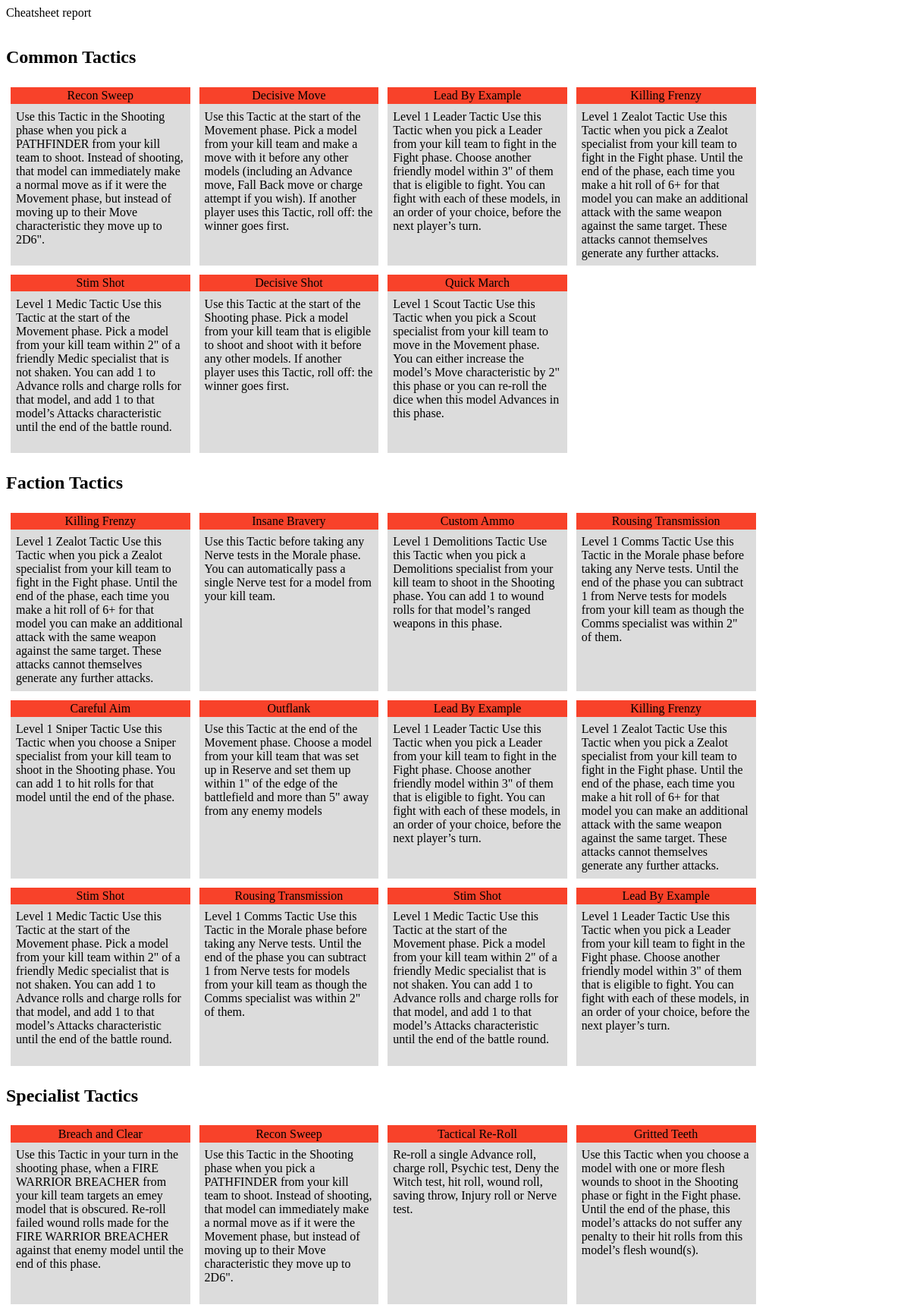
Screenshot of /report/2/cheatsheet with the database file from the repository.
### armybuilder/models.py (models this page shows, shortened)
class Tactic(Base):
    __tablename__ = 'tactic'
    id = Column(Integer, primary_key=True)
    name = Column(Text)
    cost = Column(Integer)
    text = Column(Text)
    keyword_id = Column(Integer, ForeignKey('keyword.id'))
    keyword = relationship('Keyword')
    factions = relationship('Faction',
        secondary=tactic_faction_table,
        back_populates='tactics')

### armybuilder/views.py (the view)
@app.route('/report/<int:roster_id>/<string:report_name>')
def report_view(roster_id, report_name):
    if 'report_view_memo' not in g:
        g.report_view_memo = {}
    if roster_id not in g.report_view_memo or report_name not in g.report_view_memo[roster_id]:
        with tempfile.TemporaryDirectory() as tmpdir:
            g.report_view_memo[roster_id] = generate_report(tmpdir, roster_id)
    return g.report_view_memo[roster_id][report_name]

### armybuilder/models.py (called while the page is built)
    def __str__(self):
        return self.name

    @property
    def points(self):
        return sum(e.points for e in self.entries)

    @property
    def points(self):
        wargear_points = sum([ w.points if w.points else 0 for w in self.wargear ]) if self.wargear else 0
        figure_points = self.figure.points if self.figure.points else 0
        return wargear_points + figure_points

### armybuilder/report.py (called while the page is built)
def render_report_template(template_name: str, context: Dict[str, Any]) -> str:
    with app.app_context():
        return render_template(
            template_name, **context
        )

### armybuilder/templates/report/cheatsheet.html.jinja
{% extends "report/base.html.jinja" %}
{% block content %}
<p>Cheatsheet report</p>
<div class="common-tactics-container">
    <h2 class="tactic_label"> {{ "Common Tactics" }}</h2>
    {% for c_tac in common_tactics %}
        {{ macros.render_tactic(c_tac) }}
    {% endfor %}
     <h2 class="tactic_label"> {{ "Faction Tactics" }}</h2>
    {% for f_tac in faction_tactics %}
        {{ macros.render_tactic(f_tac) }}
    {% endfor %}
     <h2 class="tactic_label"> {{ "Specialist Tactics" }}</h2>
    {% for s_tac in specialist_tactics %}
        {{ macros.render_tactic(s_tac) }}
    {% endfor %}
</div>
{% endblock %}

### armybuilder/templates/report/base.html.jinja (shortened to what this page needs)
{% import "report/macros.html.jinja" as macros %}
<!DOCTYPE html>
<html xmlns="http://www.w3.org/1999/xhtml"
      xmlns:svg="http://www.w3.org/2000/svg"
      xmlns:vml="urn:schemas-microsoft-com:vml">
    <head>
    </head>
    <body>
    {% block content %}
    {% endblock %}
    </body>
</html>

### armybuilder/templates/report/macros.html.jinja (shortened to what this page needs)
{% macro render_tactic(tactic) %}
   <div class="tactic-cell">
        <div class="tactic-cell-heading-div">
            {{ tactic.name }}
        </div>
        <div class="tactic-cell-text-div">
            {{ tactic.text }}
        </div>
   </div>
{% endmacro %}

### armybuilder/templates/report/datacards.html.jinja (shortened to what this page needs)
{% extends "report/base.html.jinja" %}

### armybuilder/templates/report/roster.html.jinja (shortened to what this page needs)
{% extends "report/base.html.jinja" %}

### rows the page displays
Tactic: name "Recon Sweep", text "Use this Tactic in the Shooting phase when you pick a PATHFINDER from your kill team to shoot. Instead of shooting, that model can immediately make a normal move as if it were the Movement phase, but instead of moving up to their Move characteristic they move up to 2D6\"."
Tactic: name "Decisive Move", text "Use this Tactic at the start of the Movement phase. Pick a model from your kill team and make a move with it before any other models (including an Advance move, Fall Back move or charge attempt if you wish). If another player uses this Tactic, roll off: the winner goes first."
Tactic: name "Lead By Example", text "Level 1 Leader Tactic Use this Tactic when you pick a Leader from your kill team to fight in the Fight phase. Choose another friendly model within 3\" of them that is eligible to fight. You can fight with each of these models, in an order of your choice, before the next player’s turn."
Tactic: name "Killing Frenzy", text "Level 1 Zealot Tactic Use this Tactic when you pick a Zealot specialist from your kill team to fight in the Fight phase. Until the end of the phase, each time you make a hit roll of 6+ for that model you can make an additional attack with the same weapon against the same target. These attacks cannot themselves generate any further attacks."
Tactic: name "Stim Shot", text "Level 1 Medic Tactic Use this Tactic at the start of the Movement phase. Pick a model from your kill team within 2\" of a friendly Medic specialist that is not shaken. You can add 1 to Advance rolls and charge rolls for that model, and add 1 to that model’s Attacks characteristic until the end of the battle round."
Tactic: name "Decisive Shot", text "Use this Tactic at the start of the Shooting phase. Pick a model from your kill team that is eligible to shoot and shoot with it before any other models. If another player uses this Tactic, roll off: the winner goes first."
Tactic: name "Quick March", text "Level 1 Scout Tactic Use this Tactic when you pick a Scout specialist from your kill team to move in the Movement phase. You can either increase the model’s Move characteristic by 2\" this phase or you can re-roll the dice when this model Advances in this phase."
Tactic: name "Insane Bravery", text "Use this Tactic before taking any Nerve tests in the Morale phase. You can automatically pass a single Nerve test for a model from your kill team."
Tactic: name "Custom Ammo", text "Level 1 Demolitions Tactic Use this Tactic when you pick a Demolitions specialist from your kill team to shoot in the Shooting phase. You can add 1 to wound rolls for that model’s ranged weapons in this phase."
Tactic: name "Rousing Transmission", text "Level 1 Comms Tactic Use this Tactic in the Morale phase before taking any Nerve tests. Until the end of the phase you can subtract 1 from Nerve tests for models from your kill team as though the Comms specialist was within 2\" of them."
Tactic: name "Careful Aim", text "Level 1 Sniper Tactic Use this Tactic when you choose a Sniper specialist from your kill team to shoot in the Shooting phase. You can add 1 to hit rolls for that model until the end of the phase."
Tactic: name "Outflank", text "Use this Tactic at the end of the Movement phase. Choose a model from your kill team that was set up in Reserve and set them up within 1\" of the edge of the battlefield and more than 5\" away from any enemy models"
Tactic: name "Breach and Clear", text "Use this Tactic in your turn in the shooting phase, when a FIRE WARRIOR BREACHER from your kill team targets an emey model that is obscured. Re-roll failed wound rolls made for the FIRE WARRIOR BREACHER against that enemy model until the end of this phase."
Tactic: name "Tactical Re-Roll", text "Re-roll a single Advance roll, charge roll, Psychic test, Deny the Witch test, hit roll, wound roll, saving throw, Injury roll or Nerve test."
Tactic: name "Gritted Teeth", text "Use this Tactic when you choose a model with one or more flesh wounds to shoot in the Shooting phase or fight in the Fight phase. Until the end of the phase, this model’s attacks do not suffer any penalty to their hit rolls from this model’s flesh wound(s)."

### other values shown
{{ "Common Tactics" }} "Common Tactics"
{{ "Faction Tactics" }} "Faction Tactics"
{{ "Specialist Tactics" }} "Specialist Tactics"
